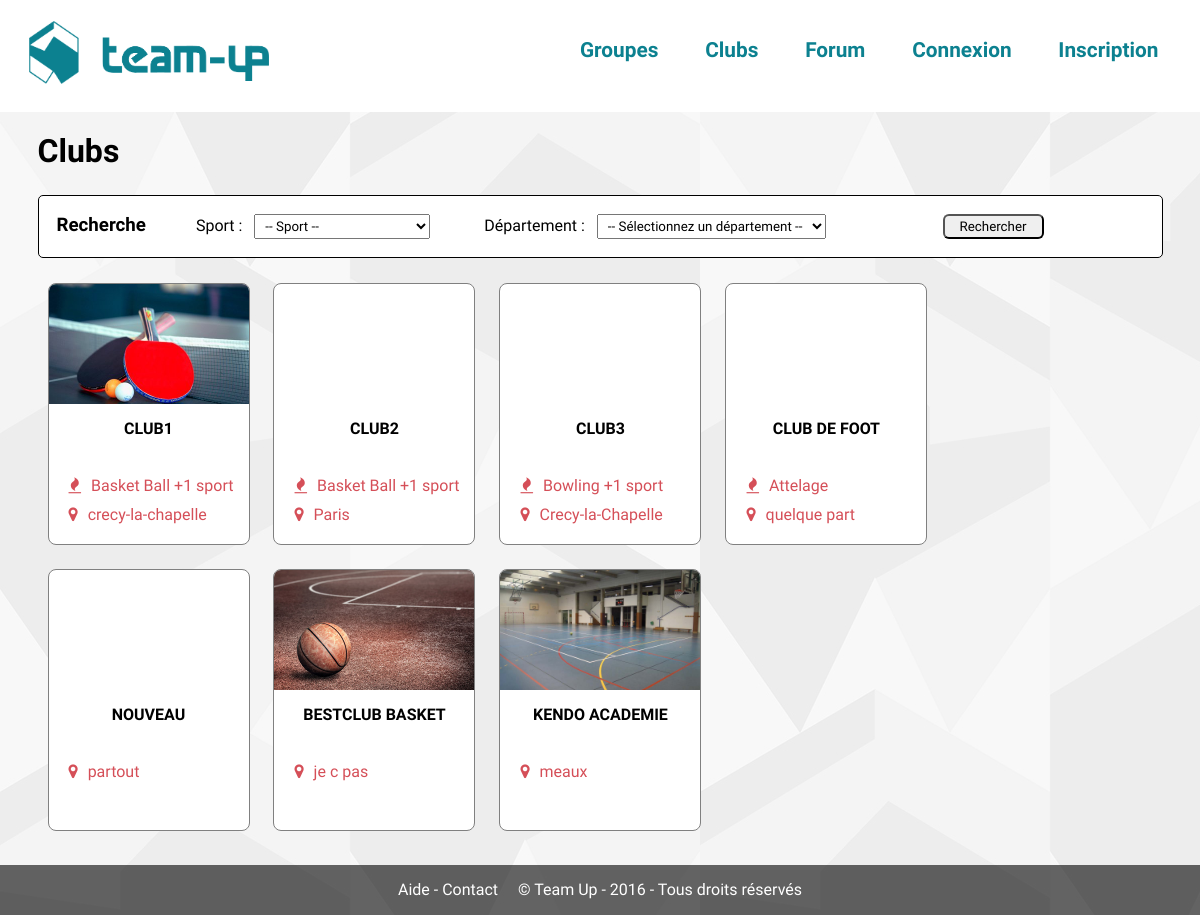
The page /?page=clubs on the database as committed earlier.
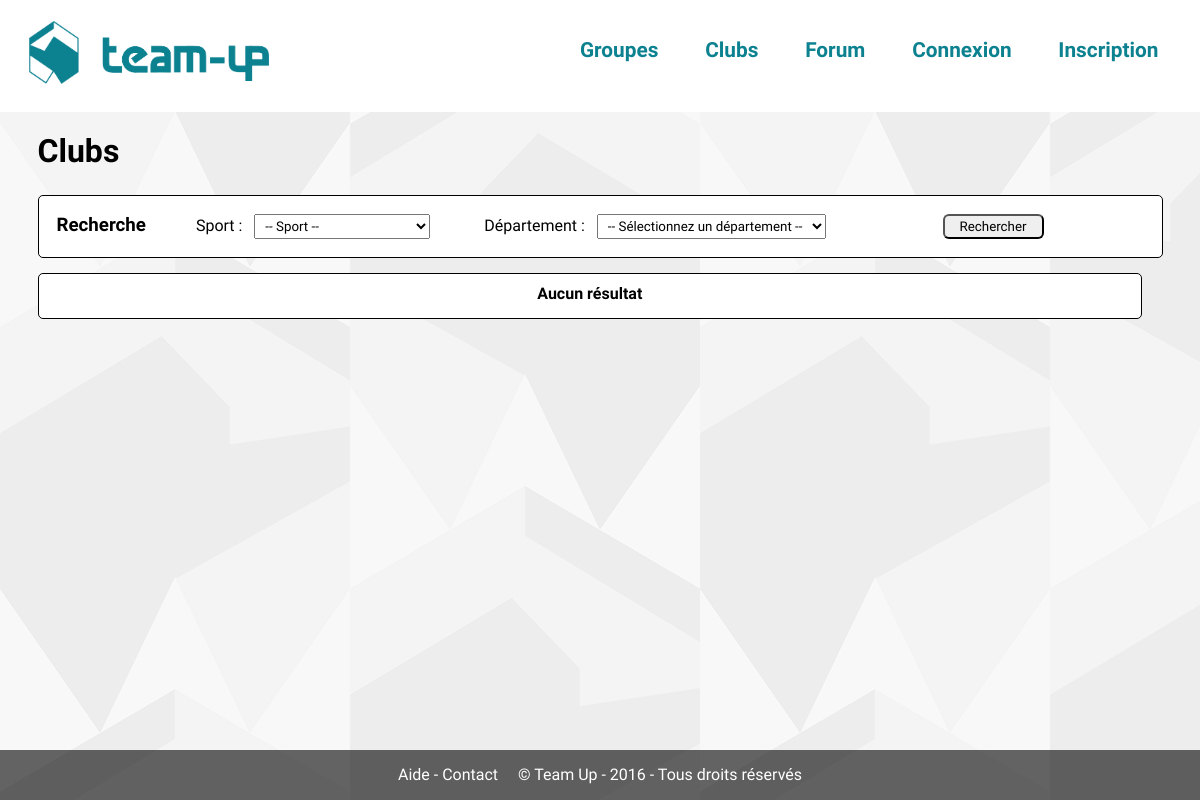
The same page on the database as committed later.
### tables this page shows
CREATE TABLE `clubs` (
  `id` int(11) NOT NULL,
  `nom` varchar(255) NOT NULL,
  `description` text NOT NULL,
  `localisation` varchar(255) NOT NULL,
  `code_postale` int(11) NOT NULL,
  `site` varchar(255) NOT NULL,
  `telephone` varchar(255) NOT NULL,
  `email` varchar(255) NOT NULL,
  `departement_id` int(11) NOT NULL,
  `approuve` tinyint(1) NOT NULL
);

CREATE TABLE `sports` (
  `id` int(11) NOT NULL,
  `nom` varchar(255) NOT NULL,
  `description` text NOT NULL
);

### modeles/clubs.php (called while the page is built, shortened)
<?php
function recuperer_clubs(){
	global $pdo;
	$stmt = $pdo->query('SELECT c.nom AS nom_club, c.id AS id_club, c.*, s.* FROM clubs AS c
												LEFT JOIN sport_club AS sc ON sc.id_clubs = c.id
												LEFT JOIN sports AS s ON sc.id_sports = s.id
												WHERE approuve = 1');
	$resultat = array();
	while($ligne = $stmt->fetch()) {
		$resultat[$ligne[0]][] = $ligne;
	}
	return $resultat;
}

### vues/clubs.php (the view, shortened to what this page needs)
<h1><a href="?page=clubs" class="lien-simple">Clubs</a></h1>
<div class="recherche encadrer">
	<form class="inputs">
		<h3 class="decale-droite">Recherche</h3>
		<label for="sport">Sport : </label> &nbsp;
		<select name="sport" class="decale-droite" id="sport">
			<option value="">-- Sport --</option>
		</select>
		<label for="departement">Département : </label> &nbsp;
		<select name="departement" id="departement">
			<option value="0">-- Sélectionnez un département --</option>
		</select>
		<input type="submit" value="Rechercher" class="rechercher-bouton">
	</form>
</div>
<div id="liste-clubs">
<?php
	if(!empty($clubs)) {
		foreach ($clubs as $club) {
			$nombre_sports = count($club);
?>
	<div class="club encadrer">
		<a href="?page=club&amp;id=<?php echo $club[0]['id_club']; ?>" title="<?php echo $club[0]['nom_club']; ?>">
			<div class="details">
				<div class="photo" style="background-image: url('<?php echo (is_file(DOSSIER_CLUBS . $club[0]['id_club'] . '.jpg') ? DOSSIER_CLUBS . $club[0]['id_club'] . '.jpg' : 'http://ccfd56.fr/wordpress/wp-content/themes/openmind/img/no_image.png') ?>');"></div>
				<h4><?php echo $club[0]['nom_club']; ?></h4>
				<p>
			<?php
				if(isset($club[0]['nom']) && !empty($club[0]['nom'])) {
			?>
					<i class="fa fa-fire"></i> <?php echo $club[0]['nom'] . ($nombre_sports > 1 ? ' +' . ($nombre_sports - 1) . ' sport' . ($nombre_sports > 2 ? 's' : null) : null); ?><br>
			<?php
				}
			?>
					<i class="fa fa-map-marker"></i> <?php echo $club[0]['localisation']; ?><br>
				</p>
			</div>
		</a>
	</div>
<?php
		}
?>
<?php
	} else {
?>
	<div class="encadrer align-center" style="width:98%;padding-top:10px;">
		<h4>Aucun résultat</h4>
	</div>
<?php
	}
?>
</div>

Rows that differ between the two databases and show on the page:
removed clubs: shows a picture, nom "CLUB1", sports.nom "Basket Ball", nombre_sports "1", localisation "crecy-la-chapelle"
removed clubs: nom "CLUB2", sports.nom "Basket Ball", nombre_sports "1", localisation "Paris"
removed clubs: nom "CLUB3", sports.nom "Bowling", nombre_sports "1", localisation "Crecy-la-Chapelle"
removed clubs: nom "CLUB DE FOOT", sports.nom "Attelage", localisation "quelque part"
removed clubs: nom "NOUVEAU", localisation "partout"
removed clubs: shows a picture, nom "BESTCLUB BASKET", localisation "je c pas"
removed clubs: shows a picture, nom "KENDO ACADEMIE", localisation "meaux"
Other text that changed with them:
text now shown: "Aucun résultat"
